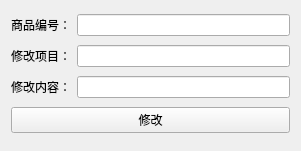
<?xml version="1.0" encoding="UTF-8"?>
<ui version="4.0">
 <class>Form</class>
 <widget class="QWidget" name="Form">
  <property name="geometry">
   <rect>
    <x>0</x>
    <y>0</y>
    <width>301</width>
    <height>151</height>
   </rect>
  </property>
  <property name="windowTitle">
   <string>Form</string>
  </property>
  <layout class="QGridLayout" name="gridLayout">
   <item row="0" column="0">
    <layout class="QHBoxLayout" name="horizontalLayout">
     <item>
      <widget class="QLabel" name="label">
       <property name="text">
        <string>商品编号：</string>
       </property>
      </widget>
     </item>
     <item>
      <widget class="QLineEdit" name="lineEdit"/>
     </item>
    </layout>
   </item>
   <item row="1" column="0">
    <layout class="QHBoxLayout" name="horizontalLayout_2">
     <item>
      <widget class="QLabel" name="label_3">
       <property name="text">
        <string>修改项目：</string>
       </property>
      </widget>
     </item>
     <item>
      <widget class="QLineEdit" name="lineEdit_2"/>
     </item>
    </layout>
   </item>
   <item row="2" column="0">
    <layout class="QHBoxLayout" name="horizontalLayout_3">
     <item>
      <widget class="QLabel" name="label_2">
       <property name="text">
        <string>修改内容：</string>
       </property>
      </widget>
     </item>
     <item>
      <widget class="QLineEdit" name="lineEdit_3"/>
     </item>
    </layout>
   </item>
   <item row="3" column="0">
    <widget class="QPushButton" name="pushButton">
     <property name="text">
      <string>修改</string>
     </property>
    </widget>
   </item>
  </layout>
 </widget>
 <resources/>
 <connections/>
</ui>
